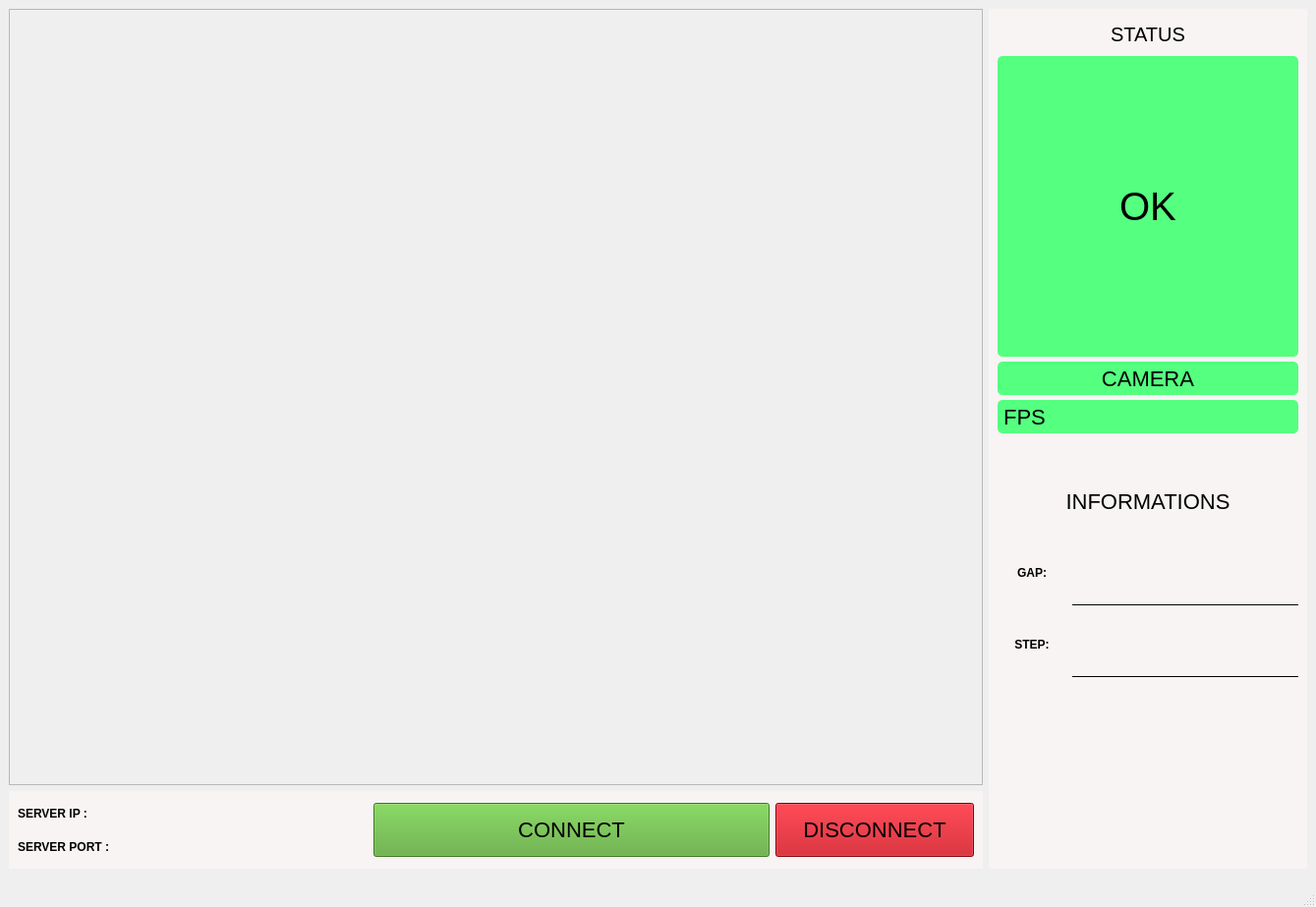
<?xml version="1.0" encoding="UTF-8"?>
<ui version="4.0">
 <class>MainWindow</class>
 <widget class="QMainWindow" name="MainWindow">
  <property name="geometry">
   <rect>
    <x>0</x>
    <y>0</y>
    <width>1339</width>
    <height>923</height>
   </rect>
  </property>
  <property name="windowTitle">
   <string>MainWindow</string>
  </property>
  <property name="styleSheet">
   <string notr="true">font-size: 22px;</string>
  </property>
  <widget class="QWidget" name="centralwidget">
   <layout class="QGridLayout" name="gridLayout_3">
    <item row="0" column="0">
     <layout class="QGridLayout" name="gridLayout_2" rowstretch="10,1" columnstretch="8,2">
      <item row="0" column="0">
       <layout class="QVBoxLayout" name="verticalLayout">
        <item>
         <widget class="QFrame" name="frame">
          <property name="frameShape">
           <enum>QFrame::StyledPanel</enum>
          </property>
          <property name="frameShadow">
           <enum>QFrame::Raised</enum>
          </property>
         </widget>
        </item>
       </layout>
      </item>
      <item row="0" column="1" rowspan="2">
       <widget class="QWidget" name="widget" native="true">
        <property name="styleSheet">
         <string notr="true">background-color: #f7f4f3</string>
        </property>
        <layout class="QHBoxLayout" name="horizontalLayout_3">
         <item>
          <layout class="QVBoxLayout" name="verticalLayout_2" stretch="4,0,2,0,0">
           <item>
            <layout class="QVBoxLayout" name="verticalLayout_6" stretch="1,9,1,1">
             <property name="spacing">
              <number>5</number>
             </property>
             <item>
              <widget class="QLabel" name="label_50">
               <property name="styleSheet">
                <string notr="true">font-weight: bold; font: 20px;</string>
               </property>
               <property name="text">
                <string>STATUS</string>
               </property>
               <property name="alignment">
                <set>Qt::AlignCenter</set>
               </property>
              </widget>
             </item>
             <item>
              <widget class="QLabel" name="label_45">
               <property name="minimumSize">
                <size>
                 <width>0</width>
                 <height>200</height>
                </size>
               </property>
               <property name="styleSheet">
                <string notr="true">background-color: rgb(85, 255, 127);
font-size: 40px;
border-radius: 5px;
</string>
               </property>
               <property name="frameShadow">
                <enum>QFrame::Plain</enum>
               </property>
               <property name="text">
                <string>OK</string>
               </property>
               <property name="alignment">
                <set>Qt::AlignCenter</set>
               </property>
              </widget>
             </item>
             <item>
              <widget class="QLabel" name="label_51">
               <property name="styleSheet">
                <string notr="true">background-color: rgb(85, 255, 127);
font-size: 22px;
border-radius: 5px;
</string>
               </property>
               <property name="text">
                <string>CAMERA</string>
               </property>
               <property name="alignment">
                <set>Qt::AlignCenter</set>
               </property>
              </widget>
             </item>
             <item>
              <widget class="QLabel" name="label_53">
               <property name="styleSheet">
                <string notr="true">background-color: rgb(85, 255, 127);
font-size: 22px;
border-radius: 5px;
</string>
               </property>
               <property name="text">
                <string> FPS</string>
               </property>
               <property name="alignment">
                <set>Qt::AlignJustify|Qt::AlignVCenter</set>
               </property>
              </widget>
             </item>
            </layout>
           </item>
           <item>
            <spacer name="verticalSpacer">
             <property name="orientation">
              <enum>Qt::Vertical</enum>
             </property>
             <property name="sizeType">
              <enum>QSizePolicy::Maximum</enum>
             </property>
             <property name="sizeHint" stdset="0">
              <size>
               <width>20</width>
               <height>30</height>
              </size>
             </property>
            </spacer>
           </item>
           <item>
            <layout class="QGridLayout" name="gridLayout_6" rowstretch="1,1,1,0">
             <item row="2" column="1">
              <widget class="QLabel" name="label_7">
               <property name="sizePolicy">
                <sizepolicy hsizetype="Minimum" vsizetype="Preferred">
                 <horstretch>0</horstretch>
                 <verstretch>0</verstretch>
                </sizepolicy>
               </property>
               <property name="styleSheet">
                <string notr="true">font: 12px; border-bottom-width: 1px; border-bottom-style: solid</string>
               </property>
               <property name="text">
                <string/>
               </property>
               <property name="alignment">
                <set>Qt::AlignCenter</set>
               </property>
              </widget>
             </item>
             <item row="2" column="0">
              <widget class="QLabel" name="label_3">
               <property name="styleSheet">
                <string notr="true">font: 12px; font-weight:bold; </string>
               </property>
               <property name="text">
                <string>STEP:</string>
               </property>
               <property name="alignment">
                <set>Qt::AlignCenter</set>
               </property>
              </widget>
             </item>
             <item row="1" column="1">
              <widget class="QLabel" name="label_6">
               <property name="enabled">
                <bool>true</bool>
               </property>
               <property name="styleSheet">
                <string notr="true">font: 12px; border-bottom-width: 1px; border-bottom-style: solid</string>
               </property>
               <property name="frameShadow">
                <enum>QFrame::Plain</enum>
               </property>
               <property name="text">
                <string/>
               </property>
               <property name="alignment">
                <set>Qt::AlignCenter</set>
               </property>
              </widget>
             </item>
             <item row="0" column="0" colspan="2">
              <widget class="QLabel" name="label_4">
               <property name="styleSheet">
                <string notr="true">font-size: 22px</string>
               </property>
               <property name="text">
                <string>INFORMATIONS</string>
               </property>
               <property name="alignment">
                <set>Qt::AlignCenter</set>
               </property>
              </widget>
             </item>
             <item row="1" column="0">
              <widget class="QLabel" name="label_9">
               <property name="sizePolicy">
                <sizepolicy hsizetype="Ignored" vsizetype="Ignored">
                 <horstretch>0</horstretch>
                 <verstretch>0</verstretch>
                </sizepolicy>
               </property>
               <property name="minimumSize">
                <size>
                 <width>70</width>
                 <height>0</height>
                </size>
               </property>
               <property name="maximumSize">
                <size>
                 <width>70</width>
                 <height>70</height>
                </size>
               </property>
               <property name="styleSheet">
                <string notr="true">font: 12px; font-weight:bold; </string>
               </property>
               <property name="text">
                <string>GAP:</string>
               </property>
               <property name="alignment">
                <set>Qt::AlignCenter</set>
               </property>
              </widget>
             </item>
            </layout>
           </item>
           <item>
            <spacer name="verticalSpacer_2">
             <property name="orientation">
              <enum>Qt::Vertical</enum>
             </property>
             <property name="sizeType">
              <enum>QSizePolicy::Minimum</enum>
             </property>
             <property name="sizeHint" stdset="0">
              <size>
               <width>20</width>
               <height>30</height>
              </size>
             </property>
            </spacer>
           </item>
           <item>
            <layout class="QGridLayout" name="gridLayout">
             <item row="0" column="2">
              <widget class="QLabel" name="label_2">
               <property name="enabled">
                <bool>true</bool>
               </property>
               <property name="sizePolicy">
                <sizepolicy hsizetype="Preferred" vsizetype="Preferred">
                 <horstretch>0</horstretch>
                 <verstretch>0</verstretch>
                </sizepolicy>
               </property>
               <property name="minimumSize">
                <size>
                 <width>150</width>
                 <height>150</height>
                </size>
               </property>
               <property name="maximumSize">
                <size>
                 <width>123123</width>
                 <height>123213</height>
                </size>
               </property>
               <property name="styleSheet">
                <string notr="true">image: url(:/vestel/vestel_logo.png);</string>
               </property>
               <property name="text">
                <string/>
               </property>
              </widget>
             </item>
             <item row="0" column="1">
              <widget class="QLabel" name="label">
               <property name="minimumSize">
                <size>
                 <width>150</width>
                 <height>150</height>
                </size>
               </property>
               <property name="styleSheet">
                <string notr="true">image: url(:/spechtLab Logo/logo-main.png);</string>
               </property>
               <property name="text">
                <string/>
               </property>
              </widget>
             </item>
            </layout>
           </item>
          </layout>
         </item>
        </layout>
       </widget>
      </item>
      <item row="1" column="0">
       <widget class="QWidget" name="widget_2" native="true">
        <property name="styleSheet">
         <string notr="true">background-color: #f7f4f3</string>
        </property>
        <layout class="QHBoxLayout" name="horizontalLayout_4">
         <item>
          <layout class="QHBoxLayout" name="horizontalLayout_2">
           <item>
            <layout class="QGridLayout" name="gridLayout_8" rowstretch="0,0" columnstretch="5,0,0">
             <item row="0" column="1">
              <widget class="QLabel" name="label_42">
               <property name="minimumSize">
                <size>
                 <width>250</width>
                 <height>0</height>
                </size>
               </property>
               <property name="maximumSize">
                <size>
                 <width>100</width>
                 <height>16777215</height>
                </size>
               </property>
               <property name="styleSheet">
                <string notr="true">font: 12px; </string>
               </property>
               <property name="frameShadow">
                <enum>QFrame::Plain</enum>
               </property>
               <property name="text">
                <string/>
               </property>
               <property name="alignment">
                <set>Qt::AlignCenter</set>
               </property>
              </widget>
             </item>
             <item row="1" column="0">
              <widget class="QLabel" name="label_40">
               <property name="maximumSize">
                <size>
                 <width>100</width>
                 <height>16777215</height>
                </size>
               </property>
               <property name="styleSheet">
                <string notr="true">font: 12px; font-weight:bold; </string>
               </property>
               <property name="text">
                <string>SERVER PORT :</string>
               </property>
               <property name="alignment">
                <set>Qt::AlignLeading|Qt::AlignLeft|Qt::AlignVCenter</set>
               </property>
              </widget>
             </item>
             <item row="1" column="1">
              <widget class="QLabel" name="label_41">
               <property name="minimumSize">
                <size>
                 <width>250</width>
                 <height>0</height>
                </size>
               </property>
               <property name="styleSheet">
                <string notr="true">font: 12px; </string>
               </property>
               <property name="text">
                <string/>
               </property>
               <property name="alignment">
                <set>Qt::AlignCenter</set>
               </property>
              </widget>
             </item>
             <item row="0" column="0">
              <widget class="QLabel" name="label_43">
               <property name="sizePolicy">
                <sizepolicy hsizetype="Preferred" vsizetype="Preferred">
                 <horstretch>0</horstretch>
                 <verstretch>0</verstretch>
                </sizepolicy>
               </property>
               <property name="minimumSize">
                <size>
                 <width>0</width>
                 <height>0</height>
                </size>
               </property>
               <property name="maximumSize">
                <size>
                 <width>100</width>
                 <height>16777215</height>
                </size>
               </property>
               <property name="styleSheet">
                <string notr="true">font: 12px; font-weight:bold; </string>
               </property>
               <property name="text">
                <string>SERVER IP :</string>
               </property>
               <property name="alignment">
                <set>Qt::AlignLeading|Qt::AlignLeft|Qt::AlignVCenter</set>
               </property>
              </widget>
             </item>
             <item row="0" column="2" rowspan="2">
              <layout class="QHBoxLayout" name="horizontalLayout" stretch="2,1">
               <item>
                <widget class="QPushButton" name="pushButton_5">
                 <property name="maximumSize">
                  <size>
                   <width>16777215</width>
                   <height>55</height>
                  </size>
                 </property>
                 <property name="styleSheet">
                  <string notr="true">background-color: #55a630;
</string>
                 </property>
                 <property name="text">
                  <string>CONNECT</string>
                 </property>
                </widget>
               </item>
               <item>
                <widget class="QPushButton" name="pushButton_6">
                 <property name="maximumSize">
                  <size>
                   <width>16777215</width>
                   <height>55</height>
                  </size>
                 </property>
                 <property name="styleSheet">
                  <string notr="true">background-color: #bb010b;</string>
                 </property>
                 <property name="text">
                  <string>DISCONNECT</string>
                 </property>
                </widget>
               </item>
              </layout>
             </item>
            </layout>
           </item>
          </layout>
         </item>
        </layout>
       </widget>
      </item>
     </layout>
    </item>
   </layout>
  </widget>
  <widget class="QMenuBar" name="menubar">
   <property name="geometry">
    <rect>
     <x>0</x>
     <y>0</y>
     <width>1339</width>
     <height>36</height>
    </rect>
   </property>
  </widget>
  <widget class="QStatusBar" name="statusbar"/>
 </widget>
 <resources>
  <include location="logo.qrc"/>
 </resources>
 <connections/>
</ui>
